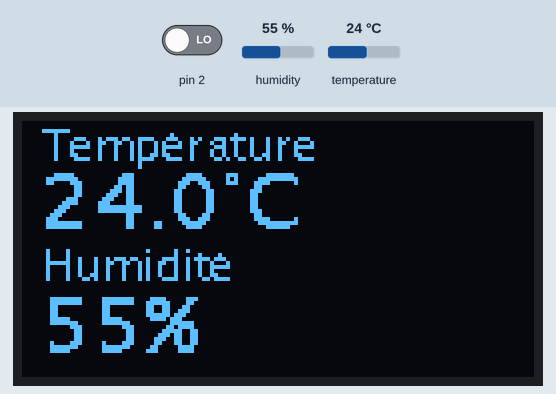
The sketch below on a simulated Arduino Uno, built with avr-gcc and run on an emulated ATmega328P. Parts: 128×64 one-colour display. Inputs (shaded band) come from the test bench; at power-on: humidity 55 %, temperature 24 °C, pin 2 LOW.

Above: at 2.5 s.
2.6 s: humidity set to 22 %
At 5.5 s:
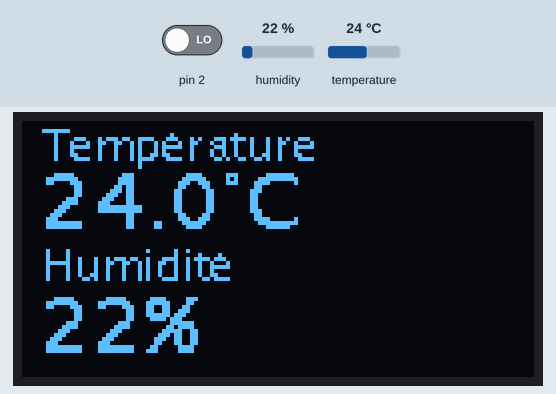
5.9 s: temperature set to 12 °C
At 8.2 s:
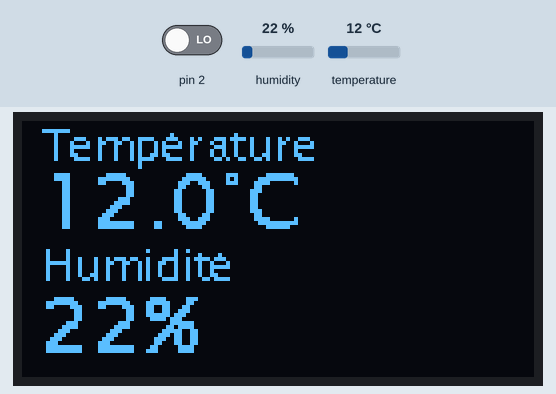
9.0 s: humidity set to 40 %
At 11.1 s:
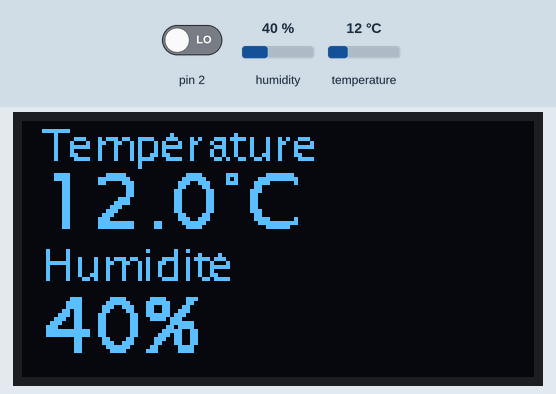
12.1 s: temperature set to 19 °C
At 15.1 s:
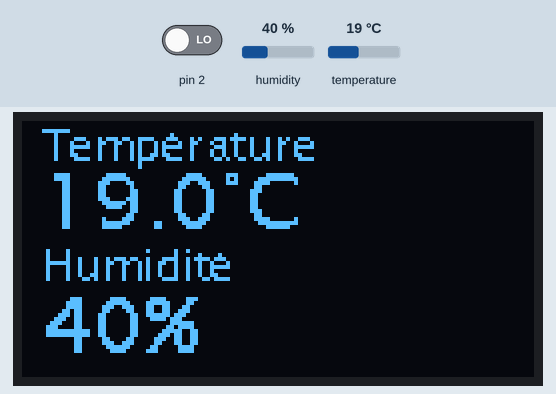
Timing chart, 0 to 16.6 s (numbered marks = the images above; inputs shaded):
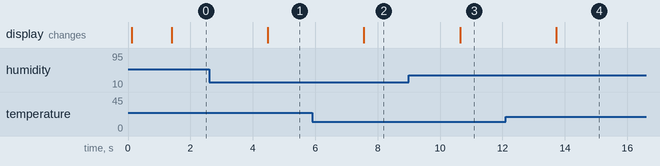

The sketch:

arduino_temp_oled.ino
```cpp
#include <Arduino.h>
#include <U8g2lib.h>
#include <Wire.h>
#include <DHT.h>

#define VERSION "1.2.0"

U8G2_SH1106_128X64_NONAME_F_HW_I2C u8g2(U8G2_R0, U8X8_PIN_NONE);
DHT dht;

byte i = 0;

void setup(void) {
  u8g2.begin();
  u8g2.enableUTF8Print();

  u8g2.setFontDirection(0);
  printBoardInfo();

  pinMode(2, INPUT);
  dht.setup(6);
}

void loop(void) {
  if (i > 5) {
    u8g2.clearBuffer();
    u8g2.sendBuffer();
    if (digitalRead(2) == HIGH) {
      powerScreen();
    }
    delay(50);
  } else {
    u8g2.clearBuffer();
    printTemp();
    printHumidity();
    u8g2.sendBuffer();
    delay(3000);
    i++;
  }
}

void printTemp() {
  u8g2.setFont(u8g2_font_luRS08_tf);
  u8g2.drawUTF8(5, 10, "Température");
  u8g2.setFont(u8g2_font_luRS14_tf);
  u8g2.setCursor(5, 27);
  u8g2.print(dht.getTemperature(),1);
  u8g2.print("°C");
  if(dht.getStatus() != 0) {
    u8g2.setFont(u8g2_font_luRS08_tf);
    u8g2.drawStr(80, 10, "[FAILED]");
  }
}

void printHumidity() {
  u8g2.setFont(u8g2_font_luRS08_tf);  // choose a suitable font
  u8g2.drawUTF8(5, 40, "Humidité");
  u8g2.setFont(u8g2_font_luRS14_tf);
  u8g2.setCursor(5, 58);
  u8g2.print(int(dht.getHumidity()));
  u8g2.print("%");
  if(dht.getStatus() != 0) {
    u8g2.setFont(u8g2_font_luRS08_tf);
    u8g2.drawStr(80, 40, "[FAILED]");
  }
}

void powerScreen() {
  i = 0;
}

void printBoardInfo() {
  u8g2.clearBuffer();
  u8g2.setFont(u8g2_font_luRS08_tf);  // choose a suitable font
  u8g2.drawStr(5, 10, "Board: ATmega328P");
  u8g2.drawStr(5, 25, "Arch:  AVR (8-bit)");
  u8g2.drawUTF8(5, 45, "by Aurélie");
  u8g2.setCursor(5, 55);
  u8g2.print("Version ");
  u8g2.print(VERSION);
  u8g2.sendBuffer();
  delay(1200);
}
```

Measured:
- after the input at 2.6 s, the display: changes after 1.9 s (image 1)
- after the input at 5.9 s, the display: changes after 1.7 s (image 2)
- after the input at 9.0 s, the display: changes after 1.6 s (image 3)
- after the input at 12.1 s, the display: changes after 1.6 s (image 4)
